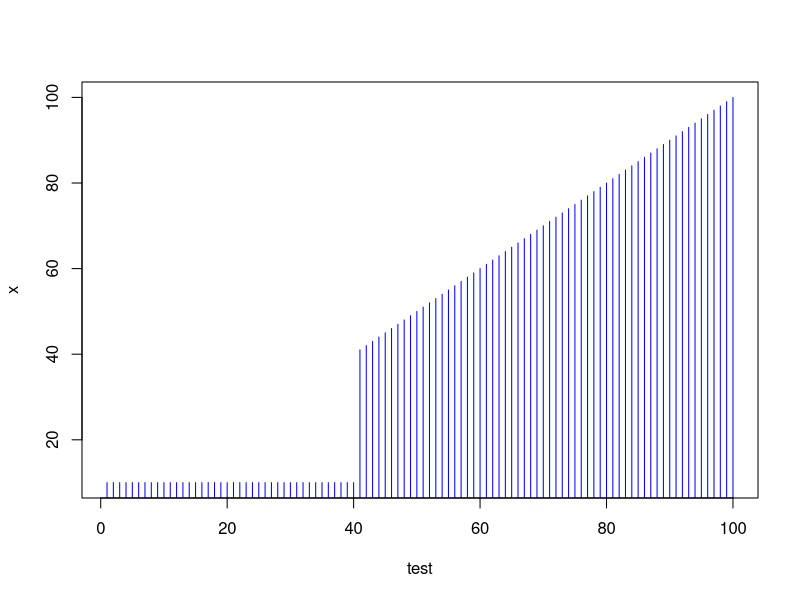

The R script that drew this image:
## ---- chunk 1

## ---- chunk 2

x=c(rep(10,40),41:100)

plot(x,
     type = "h",
     col = "blue"
       ,xlab="test"
     )
